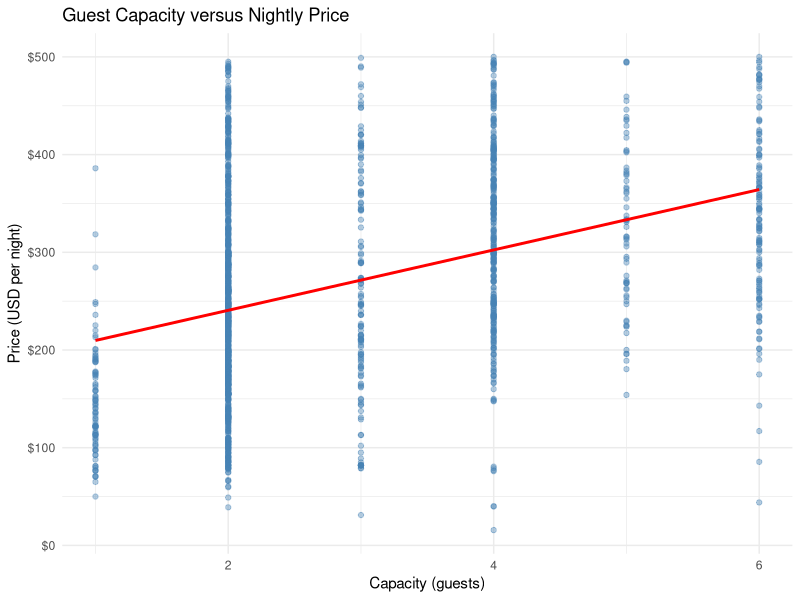
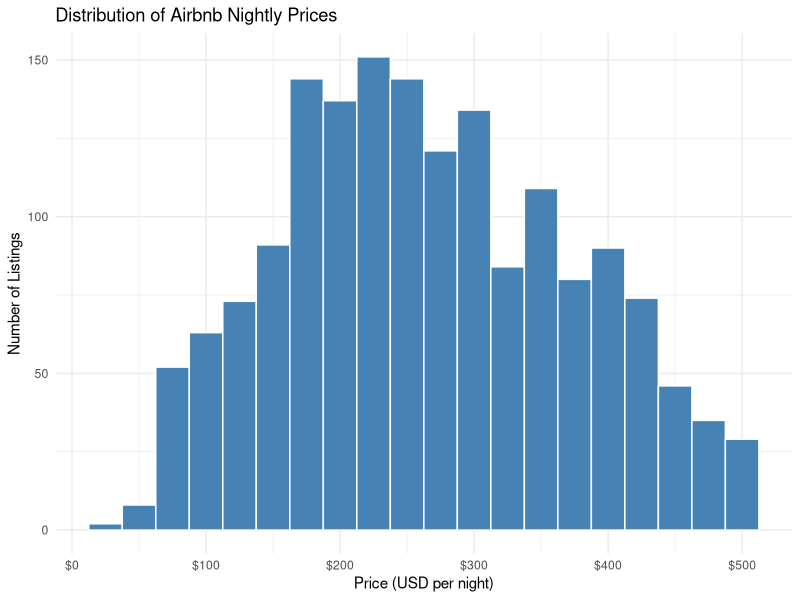
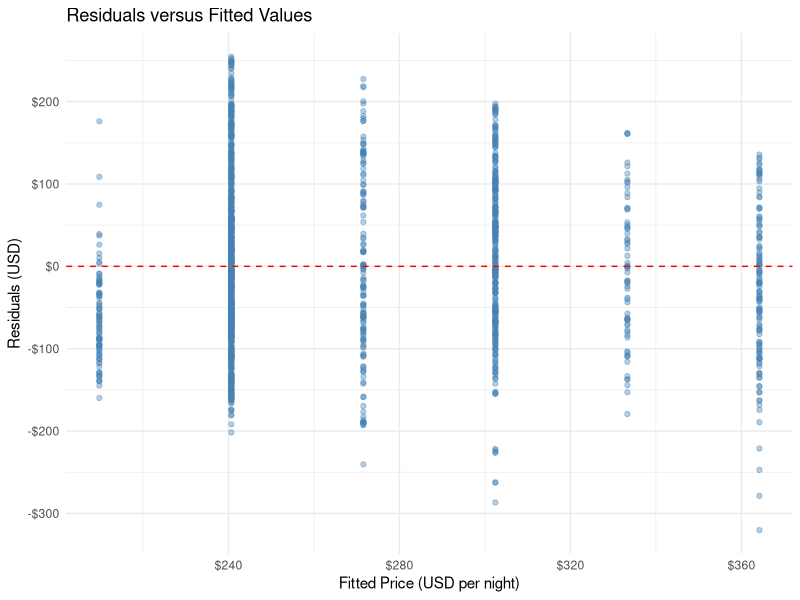
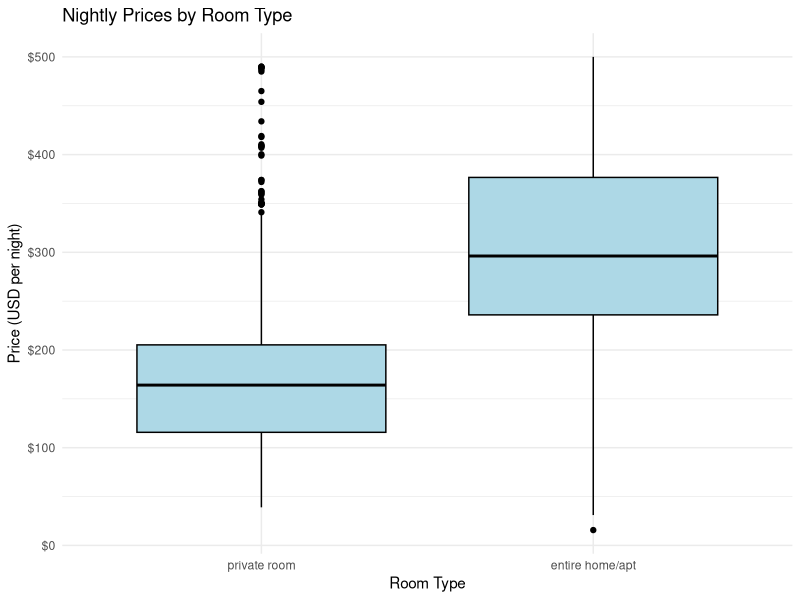
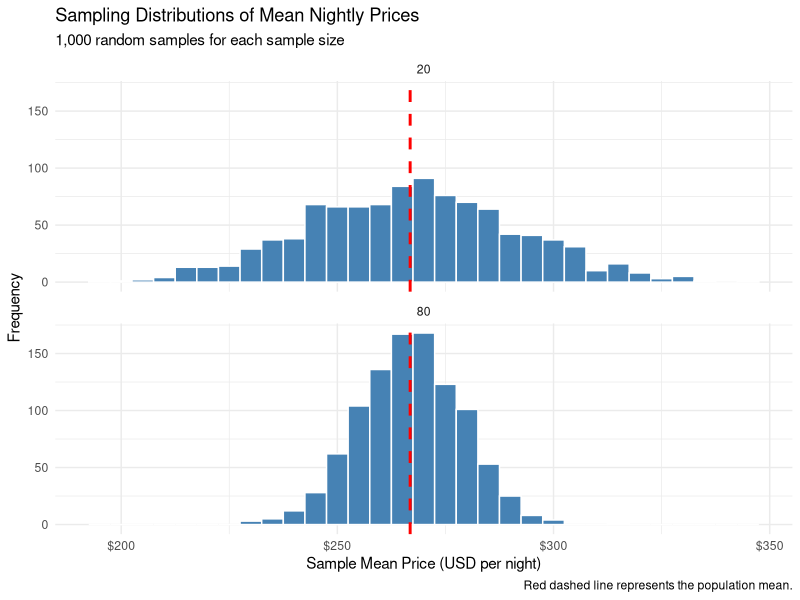

The R source for these figures, in order:
# STT303 Project 2: Boston on a Budget
# Team ID: Osvaldo Perez-Eslava
# Members (2 or 3):
# Section leads draft; another member reviews. Submit one integrated script.
# Run from the project root. Do not edit the supplied CSV or use absolute paths.
library(tidyverse)
library(lubridate)
library(broom)

# 1. Create listings_raw, listings_clean, analysis_data and cleaning_audit.
# Import ALL columns as character (IDs exceed exact double-integer precision).
# Check/remove exact duplicates, normalize labels, and parse numbers/dates.
# Add days_since_review and review_status; missing review dates remain valid.
# Apply the exact sequential study-scope rules from the instructions.
# Hint: as.numeric(snapshot_date - last_review) gives a difference in days.
listings_raw <- read.csv(here::here("data", "boston_listings_raw.csv"), colClasses = 'character') |> distinct()
listings_clean <- tibble(
  #Complete ID maintained
  listing_id = listings_raw$id,
  #Parses Listing date in YYYY-MM-DD
  snapshot_date = listings_raw$last_scraped |> 
    ymd(),
  #Squishes the neighborhood names to remove surrounding whitespace and reduce whitespace between words
  neighborhood = listings_raw$neighbourhood_cleansed |> 
    str_squish(),
  #Squishes the listings types, turns the letters into lowercase, and as an unordered factor
  room_type = listings_raw$room_type |> 
    str_squish() |> 
    str_to_lower() |> 
    factor(
      levels = c(
        "private room",
        "entire home/apt",
        "shared room",
        "hotel room"
      ),
      ordered = FALSE
    ),
  #Parses the capacity into ints
  accommodates = listings_raw$accommodates |> 
    as.numeric(),
  #Parses the price into ints
  price_usd = listings_raw$price |> 
    str_extract("\\d+\\.\\d+") |> 
    as.numeric(),
  #Parses the nights into ints
  minimum_nights = listings_raw$minimum_nights |> 
    as.numeric(),
  #Parses review date in YYYY-MM-DD
  last_review = listings_raw$last_review |> 
    ymd(),
  #Parses the number of reviews into ints
  number_of_reviews = listings_raw$number_of_reviews |> 
    as.numeric()
)

listings_clean <- listings_clean |> 
  mutate(
    accommodates = if_else(accommodates <= 0, NA, accommodates),
    price_usd = if_else(price_usd <= 0, NA, price_usd),
    minimum_nights = if_else(minimum_nights <= 0, NA, minimum_nights),
    days_since_review = as.numeric(snapshot_date - last_review),
    review_status = case_when(
      is.na(last_review) ~ "no review date",
      days_since_review >= 0 & days_since_review <= 180 ~ "recent",
      days_since_review > 180 ~ "older",
      .default = NA
    ) |> 
      factor(
        levels = c(
          "recent",
          "older",
          "no review date"
        ),
        ordered = FALSE
      )
  )
###
#This sections is to check for any future review dates
future_reviews <- listings_clean |>
  filter(days_since_review < 0) |>
  select(listing_id, snapshot_date, last_review, days_since_review)

future_reviews

nrow(future_reviews)

complete_data <- listings_clean |> 
  filter(
    !is.na(price_usd),
    !is.na(accommodates),
    !is.na(minimum_nights),
    !is.na(room_type),
    !is.na(snapshot_date))

room_data <- complete_data |>
  filter(room_type %in% c("private room", "entire home/apt"))

capacity_data <- room_data |>
  filter(accommodates >= 1, accommodates <= 6)

stay_data <- capacity_data |>
  filter(minimum_nights >= 1, minimum_nights <= 7)

analysis_data <- stay_data |>
  filter(price_usd > 0, price_usd <= 500) |>
  mutate(
    room_type = droplevels(room_type),
    room_type = relevel(room_type, ref = "private room")
  ) |>
  arrange(as.character(listing_id))

cleaning_audit <- tibble(
  raw_rows <- nrow(listings_raw),
  duplicate_rows <- raw_rows - nrow(distinct(listings_raw)),
  clean_rows <- nrow(listings_clean),
  missing_price <- sum(is.na(listings_clean$price_usd)),
  missing_capacity <- sum(is.na(listings_clean$accommodates)),
  missing_minimum_nights <- sum(is.na(listings_clean$minimum_nights)),
  missing_review_date <- sum(is.na(listings_clean$last_review)),
  complete_rows <- nrow(complete_data),
  room_rows <- nrow(room_data),
  capacity_rows <- nrow(capacity_data),
  stay_rows <- nrow(stay_data),
  analysis_rows <- nrow(analysis_data)
)
nrow(analysis_data)

n_distinct(analysis_data$listing_id)

sum(duplicated(analysis_data$listing_id))

range(analysis_data$snapshot_date, na.rm = TRUE)

range(analysis_data$last_review, na.rm = TRUE)
unique(analysis_data$room_type)

unique(analysis_data$review_status)

levels(analysis_data$room_type)

levels(analysis_data$review_status)

sum(analysis_data$days_since_review < 0, na.rm = TRUE)

summary(analysis_data$days_since_review)

sum(is.na(analysis_data$days_since_review))

summary(analysis_data$price_usd)
summary(analysis_data$accommodates)
summary(analysis_data$minimum_nights)

table(analysis_data$room_type)
table(analysis_data$review_status, useNA = "always")

glimpse(analysis_data)

# 2. Create room_summary, review_summary, plot_price, plot_room, plot_capacity.

room_summary <- analysis_data |>
  group_by(room_type) |>
  summarise(
    n = n(),
    mean_price = mean(price_usd),
    median_price = median(price_usd),
    sd_price = sd(price_usd),
    .groups = "drop"
  )

review_summary <- analysis_data |>
  group_by(review_status) |>
  summarise(
    n = n(),
    mean_price = mean(price_usd),
    .groups = "drop"
  )

plot_price <- ggplot(analysis_data, aes(x = price_usd)) +
  geom_histogram(
    binwidth = 25,
    fill = "steelblue",
    color = "white"
  ) +
  labs(
    title = "Distribution of Airbnb Nightly Prices",
    x = "Price (USD per night)",
    y = "Number of Listings"
  ) +
  scale_x_continuous(
    labels = scales::label_dollar()
  ) +
  theme_minimal()

plot_room <- ggplot(analysis_data, aes(x = room_type, y = price_usd)) +
  geom_boxplot(
    fill = "lightblue",
    color = "black"
  ) +
  labs(
    title = "Nightly Prices by Room Type",
    x = "Room Type",
    y = "Price (USD per night)"
  ) +
  scale_y_continuous(
    labels = scales::label_dollar()
  ) +
  theme_minimal()

plot_capacity <- ggplot(
  analysis_data,
  aes(x = accommodates, y = price_usd)
) +
  geom_point(
    alpha = 0.4,
    color = "steelblue"
  ) +
  geom_smooth(
    method = "lm",
    formula = y ~ x,
    se = FALSE,
    color = "red"
  ) +
  labs(
    title = "Guest Capacity versus Nightly Price",
    x = "Capacity (guests)",
    y = "Price (USD per night)"
  ) +
  scale_y_continuous(
    labels = scales::label_dollar()
  ) +
  theme_minimal()

###
#'Compare mean and median, shape and spread, room categories and review-status groups.
#'Identify an unusual observation or explain the visible tail; do not label it a data error without evidence.
#'Explain why missing review dates and review recency cannot directly measure demand.
#'Mention the upper-price cutoff when interpreting the distribution.
###

# 3. Create capacity_cor, capacity_model, capacity_terms, capacity_augmented,
# capacity_predictions, plot_residual.
capacity_cor <- cor(
  analysis_data$accommodates,
  analysis_data$price_usd,
  use = "complete.obs"
)

capacity_model <- lm(
  price_usd ~ accommodates,
  data = analysis_data
)

capacity_terms <- broom::tidy(capacity_model) |>
  select(term, estimate)

capacity_augmented <- broom::augment(capacity_model)

capacity_predictions <- data.frame(
  accommodates = c(2, 4, 6)
) |>
  mutate(
    predicted_price = predict(
      capacity_model,
      newdata = data.frame(
        accommodates = accommodates
      )
    )
  )


plot_residual <- ggplot(
  capacity_augmented,
  aes(x = .fitted, y = .resid)
) +
  geom_point(
    alpha = 0.4,
    color = "steelblue"
  ) +
  geom_hline(
    yintercept = 0,
    linetype = "dashed",
    color = "red"
  ) +
  labs(
    title = "Residuals versus Fitted Values",
    x = "Fitted Price (USD per night)",
    y = "Residuals (USD)"
  ) +
  scale_x_continuous(
    labels = scales::label_dollar()
  ) +
  scale_y_continuous(
    labels = scales::label_dollar()
  ) +
  theme_minimal()

#'Write the fitted equation.
#'Interpret slope and intercept in context; is zero capacity observed?
#'Explain the four-guest prediction as an estimated mean listed price for listings of that capacity, not a guaranteed booking quote.
#'For the first analysis_data row, interpret observed price, fitted price and residual.
#'Assess the residual plot, including the repeated capacity values and $500 cutoff.
#'Explain why the association is not evidence that increasing a property’s guest limit causes its price to rise by the estimated slope.
#Y = 


# 4. Create room_model, room_terms and room_predictions.
# Reference group: private room. Verify predictions equal group means.
room_model <- lm(
  price_usd ~ room_type,
  data = analysis_data
)

summary(room_model)

analysis_data$room_type <- relevel(
  analysis_data$room_type,
  ref = "private room"
)

room_terms <- broom::tidy(room_model) |>
  select(term, estimate)

room_predictions <- data.frame(
  room_type = factor(
    c("private room", "entire home/apt"),
    levels = c("private room", "entire home/apt")
  )
) |>
  mutate(
    predicted_price = predict(
      room_model,
      newdata = data.frame(
        room_type = room_type
      )
    )
  )

room_comparison <- room_predictions |>
  left_join(
    room_summary |>
      select(room_type, mean_price),
    by = "room_type"
  ) |>
  mutate(
    difference = predicted_price - mean_price
  )




# 5. Create population_mean, sampling_means, sampling_summary, plot_sampling.
# set.seed(30322); all 1,000 n=20 draws first, then all 1,000 n=80 draws.
# Hint: replicate(1000, mean(sample(x, size=..., replace=FALSE)))
population_mean <- mean(analysis_data$price_usd)

set.seed(30322)

x <- analysis_data$price_usd

# Generate 1,000 sample means with sample size 20
means_20 <- replicate(
  1000,
  mean(sample(x, size = 20, replace = FALSE))
)

# Generate 1,000 sample means with sample size 80
means_80 <- replicate(
  1000,
  mean(sample(x, size = 80, replace = FALSE))
)

sampling_means <- tibble(
  sample_size = c(
    rep(20, 1000),
    rep(80, 1000)
  ),
  mean_price = c(
    means_20,
    means_80
  )
)

sampling_summary <- sampling_means |>
  group_by(sample_size) |>
  summarise(
    mean_of_means = mean(mean_price),
    sd_of_means = sd(mean_price),
    .groups = "drop"
  )
plot_sampling <- ggplot(
  sampling_means,
  aes(x = mean_price)
) +
  geom_histogram(
    binwidth = 5,
    fill = "steelblue",
    color = "white"
  ) +
  geom_vline(
    xintercept = population_mean,
    color = "red",
    linetype = "dashed",
    linewidth = 1
  ) +
  facet_wrap(
    ~ sample_size,
    ncol = 1
  ) +
  labs(
    title = "Sampling Distributions of Mean Nightly Prices",
    subtitle = "1,000 random samples for each sample size",
    x = "Sample Mean Price (USD per night)",
    y = "Frequency",
    caption = "Red dashed line represents the population mean."
  ) +
  scale_x_continuous(
    labels = scales::label_dollar()
  ) +
  theme_minimal()

#'Produce (5) faceted histograms of the sample means with shared axes, binwidth $5, and a vertical line at population_mean. 
#'Compare centers and spreads, distinguish individual-price SD from sample-mean SD, and explain what a seed does. 
#'Explain why this exercise describes variability within the filtered snapshot, not uncertainty about all Boston listings or future prices. 
#'This is repeated sampling without replacement, not bootstrap resampling.


# Write interpretation and team verification in project2.Rmd.
